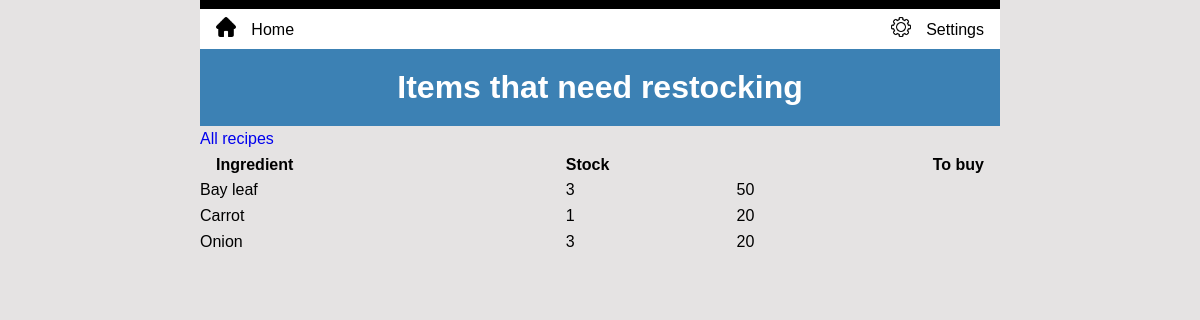
Page /stock/shoppinglist/ (signed in) on the committed database.
### inventory/models.py (models this page shows, shortened)
class Ingredient(models.Model):
    class Meta:
        ordering = ['name']
    name = models.CharField(unique=True, max_length=200)
    quantity = models.PositiveIntegerField(blank=True, null=True)
    unit = models.CharField(max_length=10)
    unit_price = models.DecimalField(
        blank=True, null=True, max_digits=6, decimal_places=3
    )
    kanban = models.BooleanField(default=False)
    threshold = models.IntegerField(blank=True, null=True)
    re_order = models.IntegerField(blank=True, null=True)
    def buy(self):
        if self.kanban and self.quantity < self.threshold:
            return self.re_order
        else:
            return 0

### inventory/views.py (the view)
# urls.py: path('stock/shoppinglist/', views.ShoppingList.as_view(), name='shopping_list'),
class ShoppingList(LoginRequiredMixin, ListView):
    model = Ingredient
    template_name = "inventory/shopping_list.html"
    def get_queryset(self):
        ingredients = Ingredient.objects.all()
        shopping_list = [obj for obj in ingredients if obj.buy()]
        return shopping_list

### inventory/templates/inventory/shopping_list.html (shortened to what this page needs)
{% extends 'base.html' %}
{% load static %}
{% block content %}
  <h1>Items that need restocking</h1>
  <a href="{% url 'update_menu_display' %}">All recipes</a>
  <table>
    <thead>
      <tr>
        <th>Ingredient</th>
        <th>Stock</th>
        <th>To buy</th>
      </tr>
    </thead>
    <tbody>
      {% for item in object_list %}
        <tr>
          <td>{{ item.name }}</td>
          <td>{{ item.quantity }}</td>
          <td>{{ item.re_order }}</td>
      {% endfor %}
    </tbody>
  </table>
{% endblock %}

### inventory/static/inventory/style.css (style rules this page uses)
* { box-sizing: border-box; }
a { text-decoration: none; }
body { line-height: 1.6; background: #e5e3e3; border-top: 9px solid black; max-width: 800px; margin-left: auto; margin-right: auto; }
h1 { color: white; background: #3C81B4; margin: 0; padding: 0.4em; text-align: center; }
table { background: #e5e3e3; text-align: left; width: 100%; }
.menu-table td:first-child, th:first-child { padding-left: 1em; }
.menu-table td:last-child, th:last-child { padding-right: 1em; text-align: right; }

### rows in the picture
Ingredient: name "Bay leaf", quantity "3", re_order "50"
Ingredient: name "Carrot", quantity "1", re_order "20"
Ingredient: name "Onion", quantity "3", re_order "20"
